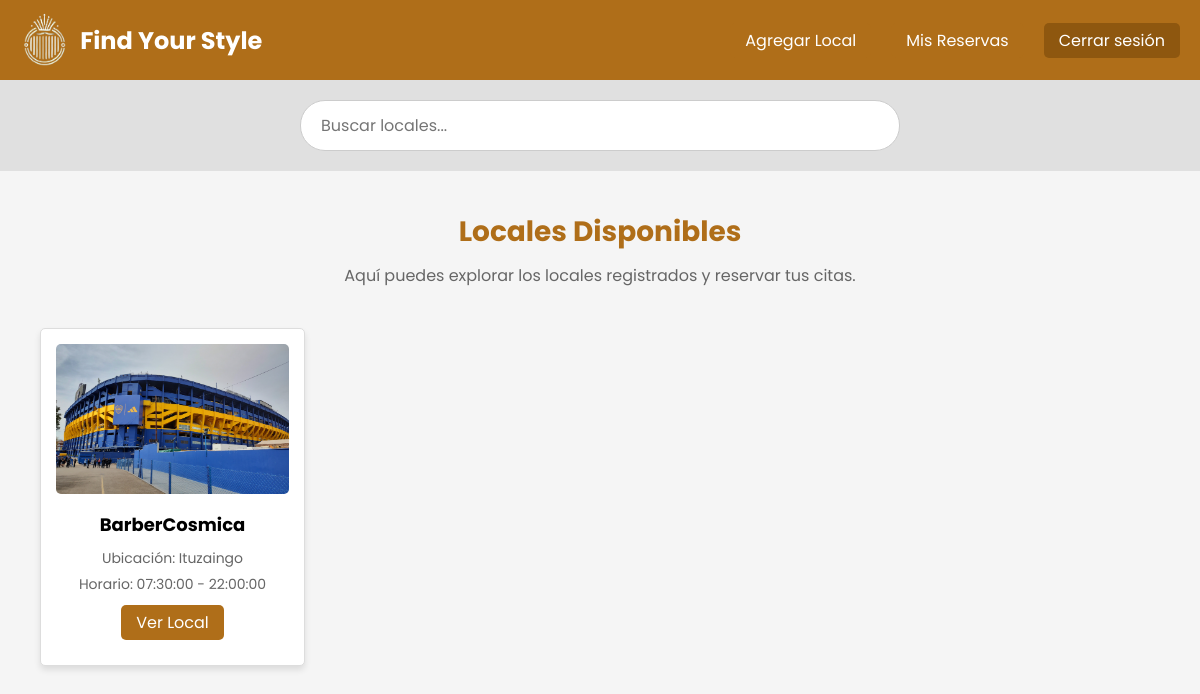
Page / (signed in) on the earlier database version.
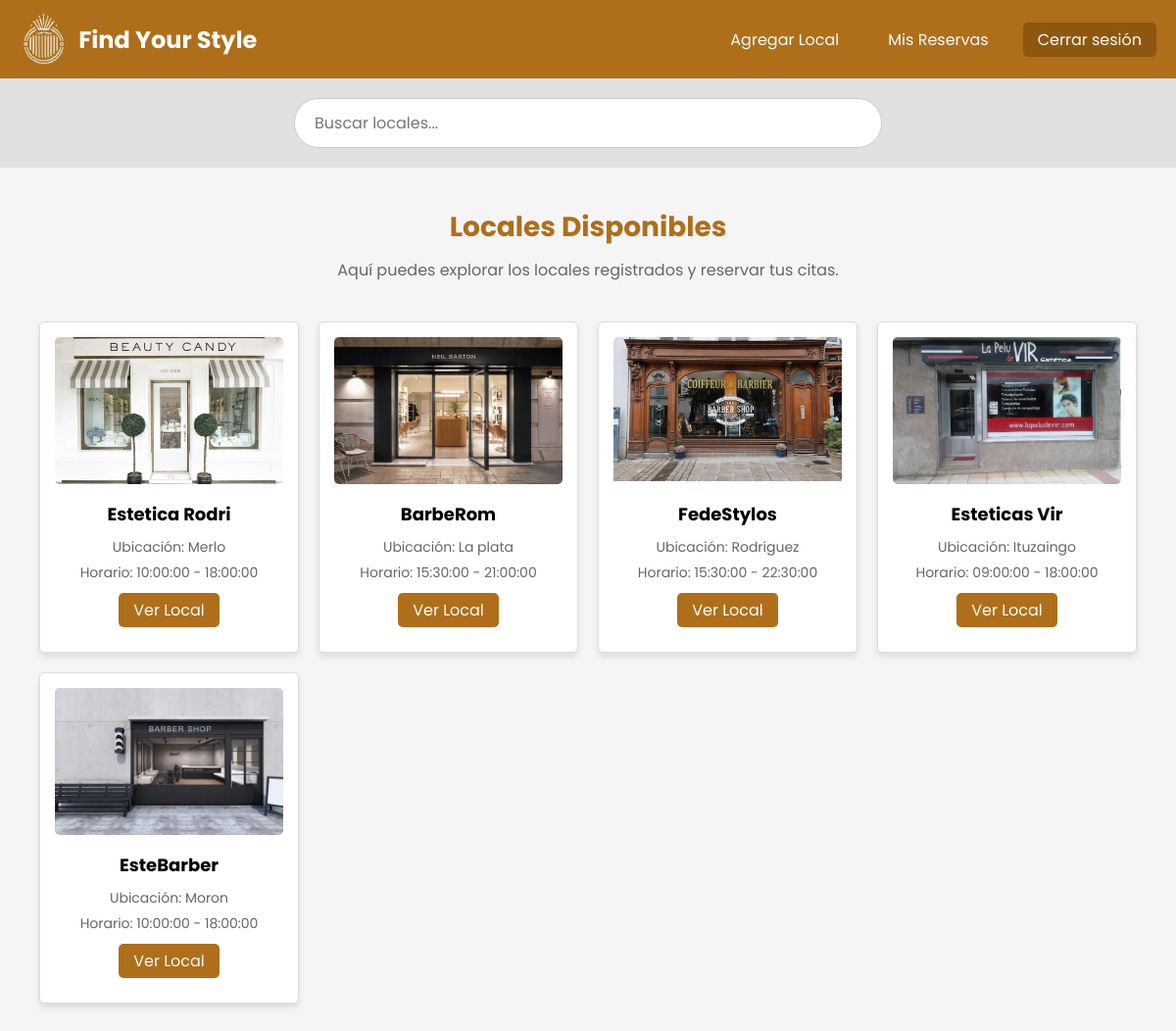
Same page on the later database version.
### tables this page shows
CREATE TABLE `locals` (
  `id` bigint(20) NOT NULL,
  `name` text NOT NULL,
  `location` text NOT NULL,
  `owner_id` bigint(20) NOT NULL,
  `main_photo` text DEFAULT NULL,
  `opening_time` time NOT NULL,
  `closing_time` time NOT NULL
);

### public/index.php (the view, shortened to what this page needs)
<?php
require_once '../includes/dbcon.php';
$query = "SELECT * FROM locals";
$stmt = $conn->prepare($query);
$stmt->execute();
$locals = $stmt->fetchAll();
$user_id = $_SESSION['user_id'] ?? null;
$query_user = "SELECT * FROM users WHERE id = :user_id";
$stmt_user = $conn->prepare($query_user);
$stmt_user->bindParam(':user_id', $user_id);
$stmt_user->execute();
$user = $stmt_user->fetch();
?>
<!DOCTYPE html>
<html lang="es">
<head>
    <link rel="stylesheet" href="../assets/css/indexPrin.css">
</head>
<body>
    <nav class="navbar">
        <div class="logo-container">
            <img src="../assets/img/logo.png" alt="Logo" class="logo">
            <h3>Find Your Style</h3>
        </div>
        <div class="navbar-right">
            <?php if ($user && $user['is_local_owner']): ?>
                <?php
                $query_local = "SELECT id FROM locals WHERE owner_id = :user_id";
                $stmt_local = $conn->prepare($query_local);
                $stmt_local->bindParam(':user_id', $user_id);
                $stmt_local->execute();
                $local = $stmt_local->fetch();
                ?>
                <?php if ($local): ?>
                    <a href="local.php?id=<?php echo htmlspecialchars($local['id']); ?>" class="view-local-button">Ver mi local</a>
                    <a href="owner_notifications.php" class="btn-notifications">Notificaciones</a>
                <?php endif; ?>
            <?php else: ?>
                <a href="add_local.php" class="add-local-btn">Agregar Local</a>
                <a href="my_reservations.php" class="reservations-btn">Mis Reservas</a>
            <?php endif; ?>
            <a href="logout.php" class="logout-button">Cerrar sesión</a>
        </div>
    </nav>
    <div class="search-bar-container">
        <form id="searchForm" onsubmit="return false;">
            <input type="text" id="searchInput" placeholder="Buscar locales..." />
        </form>
    </div>
    <div class="content">
        <h1>Locales Disponibles</h1>
        <p>Aquí puedes explorar los locales registrados y reservar tus citas.</p>
        <div class="local-grid">
            <?php foreach ($locals as $local): ?>
                <div class="local-card">
                    <img src="../uploads/locals/<?php echo htmlspecialchars($local['main_photo']); ?>" alt="Foto de <?php echo htmlspecialchars($local['name']); ?>">
                    <h2><?php echo htmlspecialchars($local['name']); ?></h2>
                    <p>Ubicación: <?php echo htmlspecialchars($local['location']); ?></p>
                    <p>Horario: <?php echo htmlspecialchars($local['opening_time'] . ' - ' . $local['closing_time']); ?></p>
                    <a href="local.php?id=<?php echo htmlspecialchars($local['id']); ?>" class="view-local-button">Ver Local</a>
                </div>
            <?php endforeach; ?>
        </div>
    </div>
</body>
</html>

### assets/css/indexPrin.css (style rules this page uses)
* { margin: 0; padding: 0; font-family: 'Poppins', sans-serif; }
body { background-color: #f5f5f5; }
.navbar { display: flex; justify-content: space-between; align-items: center; background-color: #af6e19; color: white; padding: 10px 20px; position: fixed; top: 0; left: 0; right: 0; z-index: 1000; }
.logo-container { display: flex; align-items: center; color: white; }
.logo-container img { height: 60px; margin-right: 10px; cursor: pointer; }
.logo-container h3 { font-size: 24px; font-weight: bold; margin: 0; }
.navbar-right { display: flex; gap: 10px; }
.view-local-button, .add-local-btn, .btn-notifications, .logout-button, .reservations-btn { background-color: #af6e19; color: white; padding: 5px 15px; text-decoration: none; border-radius: 5px; transition: background-color 0.3s; margin-left: 10px; }
.view-local-button:hover, .add-local-btn:hover, .btn-notifications:hover, .logout-button,.reservations-btn:hover { background-color: #8e570f; }
.search-bar-container { display: flex; justify-content: center; margin: 20px 0; padding: 20px; background-color: #e0e0e0; margin-top: 80px; }
#searchForm { display: flex; align-items: center; width: 100%; max-width: 600px; }
#searchInput { padding: 12px 20px; width: 100%; font-size: 16px; border: 1px solid #ccc; border-radius: 25px; outline: none; }
.content { padding: 20px; max-width: 1200px; margin: 0 auto; }
.content h1 { font-size: 28px; color: #af6e19; margin-bottom: 10px; text-align: center; }
.content > p { font-size: 16px; color: #666; margin-bottom: 20px; text-align: center; max-width: 800px; margin-left: auto; margin-right: auto; }
.local-grid { display: grid; grid-template-columns: repeat(5, 1fr); gap: 20px; padding: 20px; }
.local-card { border: 1px solid #ddd; border-radius: 5px; padding: 15px; text-align: center; box-shadow: 0 4px 6px rgba(0, 0, 0, 0.1); background-color: white; transition: transform 0.3s; }
.local-card img { width: 100%; height: 150px; object-fit: cover; border-radius: 5px; }
.local-card h2 { font-size: 18px; margin: 10px 0; }
.local-card p { margin: 5px 0; font-size: 14px; color: #666; }
.local-card .view-local-button { display: block; text-align: center; margin: 10px auto; width: fit-content; }
@media (max-width: 1200px) { .local-grid { grid-template-columns: repeat(4, 1fr); } }

Differences in the rows shown:
removed locals: main_photo (picture), name "BarberCosmica", location "Ituzaingo", opening_time+closing_time "07:30:00 - 22:00:00"
added locals: main_photo (picture), name "Estetica Rodri", location "Merlo", opening_time+closing_time "10:00:00 - 18:00:00"
added locals: main_photo (picture), name "BarbeRom", location "La plata", opening_time+closing_time "15:30:00 - 21:00:00"
added locals: main_photo (picture), name "FedeStylos", location "Rodriguez", opening_time+closing_time "15:30:00 - 22:30:00"
added locals: main_photo (picture), name "Esteticas Vir", location "Ituzaingo", opening_time+closing_time "09:00:00 - 18:00:00"
added locals: main_photo (picture), name "EsteBarber", location "Moron", opening_time+closing_time "10:00:00 - 18:00:00"
